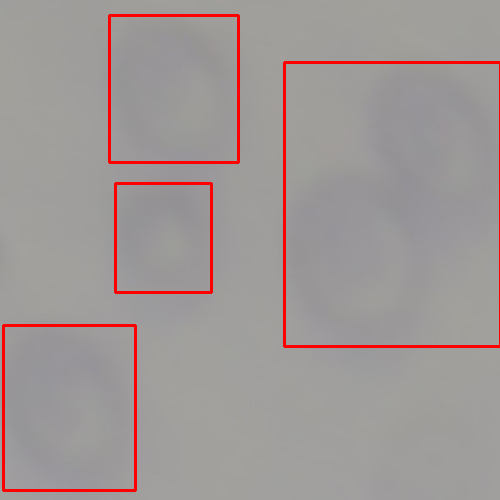
#> input picture exp20/img(100).png, 500 x 500 px, given in place of img(400).png, which was not available
$ python find_center_2.py
#> lines starting #> are read from the running program, lines starting #| are printed output that depends on the picture; after the words box and inside, x2 and y2 are one past the last pixel; in counts of white or black regions, pixels touching at a corner belong together; pictures that were not available may be replaced by others from this repository, and a replacement may not be noted
# created by janice
# start at 2022/08/18

import cv2
import numpy as np

kernel = np.ones((3, 3),int)
kernel2 = np.ones((6, 6),int)

# num = 76
num = 400

yolo_path = "exp20/img({}).png".format(num)
face_path = "face2/cell ({}).png".format(num)

point = []
cv_contours = []

def main(yolo_path, face_path):

#> called with yolo_path = 'exp20/img(400).png', face_path = 'face2/cell (400).png'
  ok = True
  while ok:
    image1 = cv2.imread(yolo_path)
#> image1 is the input picture: shape (500, 500, 3); mean B, G, R 150.1, 151.3, 159.7
    image2 = cv2.imread(face_path)
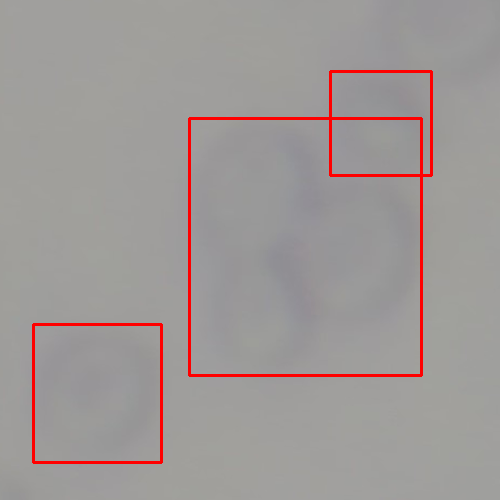
#> input picture exp20/img(102).png, 500 x 500 px, given in place of cell (400).png, which was not available
#> image2 is the input picture: shape (500, 500, 3); mean B, G, R 151, 152.3, 159.1

    # 灰階
    gray = cv2.cvtColor(image1, cv2.COLOR_BGR2GRAY)

    # 二值化
    ret, thr = cv2.threshold(gray, 50, 255, cv2.THRESH_OTSU)
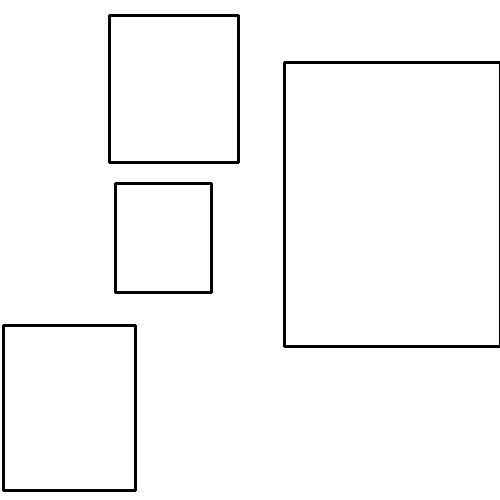
#> thr: shape (500, 500); 97.2% white; 4 black regions
#> ret = 76

    contours, hierarchy = cv2.findContours(thr, cv2.RETR_TREE, cv2.CHAIN_APPROX_SIMPLE)
#> contours = 8 contours; box (x1, y1, x2, y2) and area: (0, 0, 500, 500) 186509, (286, 64, 499, 345) 59360, (1, 323, 138, 493) 22976, (5, 327, 134, 489) 20608, (107, 13, 241, 165) 20075, (111, 17, 237, 161) 17875, (113, 181, 214, 295) 11292, (117, 185, 210, 291) 9660

    for i in range(len(contours)):
      if len(contours[i])==4 and contours[i][0][0].tolist() != [0, 0]:
        # print(len(contours[i]))
        # print(contours[i].shape)
        approx = cv2.approxPolyDP(contours[i], 20, True)
        cv2.drawContours(image1, [approx], 0, (0,255,0), 1)

        con_list = contours[i].tolist()

        border = 5

        # left, right
        x_l, x_r = con_list[0][0][0]-border, con_list[2][0][0]+border

        # up, down
        y_u, y_d = con_list[0][0][1]-border, con_list[1][0][1]+border

        crop_img = image2[y_u:y_d, x_l:x_r]
        cv2.imshow('crop_img{}'.format(i), crop_img)


        gray1 = cv2.cvtColor(crop_img, cv2.COLOR_BGR2GRAY)
        cv2.imshow('gray{}'.format(i), gray1)

        histoNorm = cv2.equalizeHist(gray1)
        cv2.imshow('histoNorm{}'.format(i), histoNorm)

        ret, th1 = cv2.threshold(histoNorm, 190, 235, cv2.THRESH_BINARY)
        cv2.imshow('th1{}'.format(i), th1)

        thresh = cv2.threshold(th1, 175, 235, cv2.THRESH_BINARY_INV + cv2.THRESH_OTSU)[1]
        cv2.imshow('thresh{}'.format(i), thresh)

        cell_close = cv2.morphologyEx(thresh, cv2.MORPH_CLOSE, kernel)
        cv2.imshow('cell_close{}'.format(i), cell_close)

        cell_erode = cv2.erode(cell_close, kernel2, iterations=1)
        cv2.imshow('cell_erode{}'.format(i), cell_erode)

        contours2, hierarchy = cv2.findContours(cell_close, cv2.RETR_EXTERNAL, cv2.CHAIN_APPROX_SIMPLE)
        img_contour = cv2.drawContours(crop_img, contours2, -1, (0, 255, 0), 2)
        cv2.imshow('img_contour{}'.format(i), img_contour)

        M = cv2.moments(contours2[0])
        center_x = int(M["m10"] / M["m00"])
        center_y = int(M["m01"] / M["m00"])
        print('center_x = {}, center_y = {}'.format(center_x, center_y))
        img_center = cv2.circle(img_contour, (center_x,center_y), 7, 128, -1)#繪製中心點

        cv2.imshow('img_center{}'.format(i), img_center)
        point.append((center_x, x_l, center_y, y_u))

      else:
        continue
#> this loop made 8 passes
#> (con_list, x_l, x_r, y_u, y_d, center_x, center_y) on passes 1, 4, 6, 8: ([[[286, 64]], [[286, 344]], [[498, 344]], [[498, 64]]], 281, 503, 59, 349, 84, 130), ([[[5, 327]], [[5, 488]], [[133, 488]], [[133, 327]]], 0, 138, 322, 493, 77, 83), ([[[117, 185]], [[117, 290]], [[209, 290]], [[209, 185]]], 112, 214, 180, 295, 77, 56), ([[[111, 17]], [[111, 160]], [[236, 160]], [[236, 17]]], 106, 241, 12, 165, 49, 69)
#| center_x = 84, center_y = 130
#| center_x = 77, center_y = 83
#| center_x = 77, center_y = 56
#| center_x = 49, center_y = 69
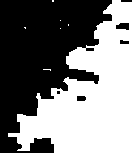
#> cell_close: shape (153, 135); values 0 (black) and 235 (white), 50.3% white; 6 black regions (1 under 20 px), largest, box (x1, y1, x2, y2) and area: (0, 0, 112, 153) 10083, (116, 23, 129, 30) 74, (77, 96, 86, 101) 43, (120, 40, 129, 44) 30, (121, 0, 132, 2) 22
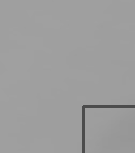
#> gray1: shape (153, 135); min 76, max 160, mean 157
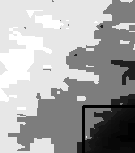
#> histoNorm: shape (153, 135); min 0, max 255, mean 166
#> image1: shape (500, 500, 3); 1% of pixels changed, all inside (x1, y1, x2, y2) = (5, 17, 499, 489)
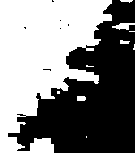
#> th1: shape (153, 135); values 0 (black) and 235 (white), 50.1% white; 7 black regions (6 under 20 px), largest, box (x1, y1, x2, y2) and area: (8, 0, 135, 153) 10280
#> after the loop, point = [(84, 281, 130, 59), (77, 0, 83, 322), (77, 112, 56, 180), (49, 106, 69, 12)]

    for j in range(len(point)):
      font = cv2.FONT_HERSHEY_SIMPLEX
      text = '(' + str(point[j][0] + point[j][1]) + ',' + str(point[j][2] + point[j][3]) + ')'
      cv2.putText(image2, text, (point[j][0] + point[j][1]+5, point[j][2] + point[j][3]-5), font, 0.5, (255 ,0 ,0), 1, cv2.LINE_AA)
#> this loop made 4 passes
#> text on passes 1 to 4: '(365,189)', '(77,405)', '(189,236)', '(155,81)'
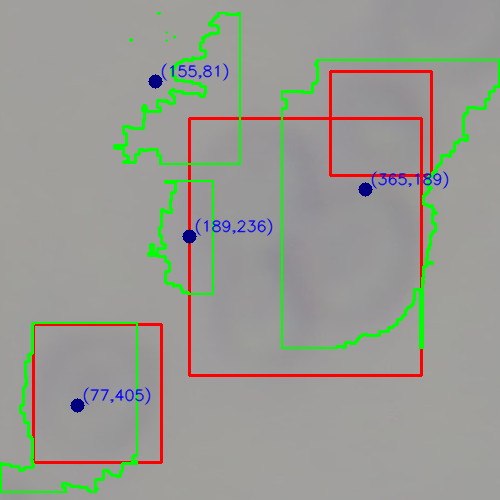
#> image2: shape (500, 500, 3); mean B, G, R 147, 154.8, 153.1

    cv2.imshow('final_image'.format(i), image2)
    cv2.waitKey(0)

    if cv2.waitKey(0) == 27:
#> (key Esc is pressed here)
        ok = False

  cv2.destroyAllWindows()

main(yolo_path, face_path)
